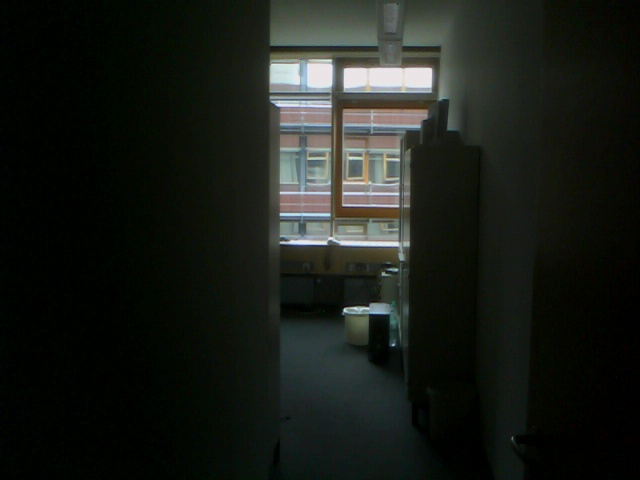
//> input picture 004-webcam_foto/01.jpg, 640 x 480 px
$ ./003 ../004-webcam_foto/01.jpg   (built with g++ and OpenCV 4)
//> lines starting //> are read from the running program, lines starting //| are printed output that depends on the picture
#include <iostream>
#include <cstdlib>

#include <opencv2/opencv.hpp>

using namespace std;
using namespace cv;


#define ORIGIN "original.jpg"
#define CHAN_B "chan_blue.jpg"
#define CHAN_G "chan_green.jpg"
#define CHAN_R "chan_red.jpg"

#define NUM_CHANS 3


int main(int argc, char *argv[])
{
	Mat src_img;
	char *src_path;

	Mat merged_chans;
	vector<Mat> channels(NUM_CHANS);

	if (argc != 2) {
		cout << "usage: ./" << argv[0] << " /path/to/src_img" << endl;
		return EXIT_FAILURE;
	}

	src_path = argv[1];
	src_img  = imread(src_path);
//> src_img is the input picture: 480 rows x 640 cols, CV_8UC3; mean B, G, R 24.1, 29.2, 25.5
	if (src_img.data == NULL) {
		cout << "Couldn't find or read src-img" << endl;
		return EXIT_FAILURE;
	}


	split(src_img, channels);
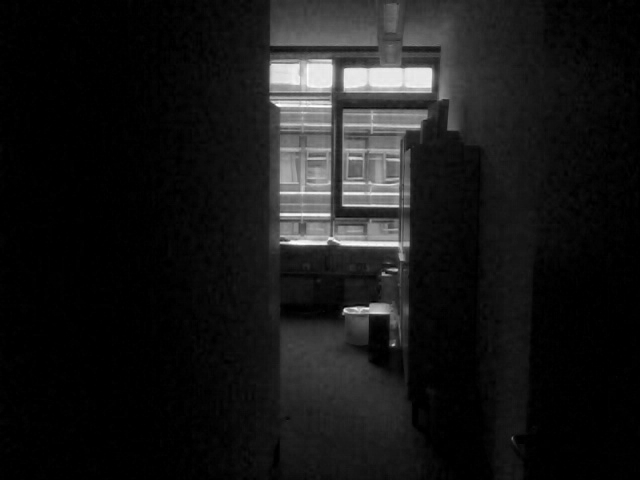
//> channels[0]: 480 rows x 640 cols, CV_8UC1; min 0, max 255, mean 24.1
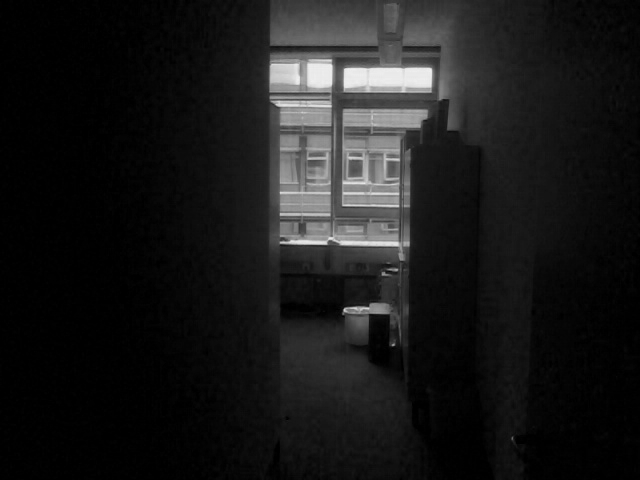
//> channels[2]: 480 rows x 640 cols, CV_8UC1; min 0, max 240, mean 25.5
	merge(channels, merged_chans);

	imwrite(ORIGIN, merged_chans);
	imwrite(CHAN_B, channels[0]);
	imwrite(CHAN_G, channels[1]);
	imwrite(CHAN_R, channels[2]);


	return EXIT_SUCCESS;
}

$ run again, on 004-webcam_foto/03.jpg
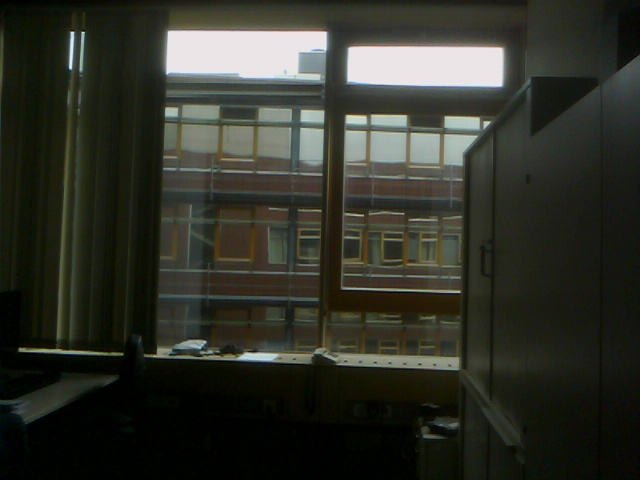
//> input picture 004-webcam_foto/03.jpg, 640 x 480 px
//> src_img is the input picture: 480 rows x 640 cols, CV_8UC3; mean B, G, R 41.3, 50.2, 48.5
//> `split(src_img, channels);`:
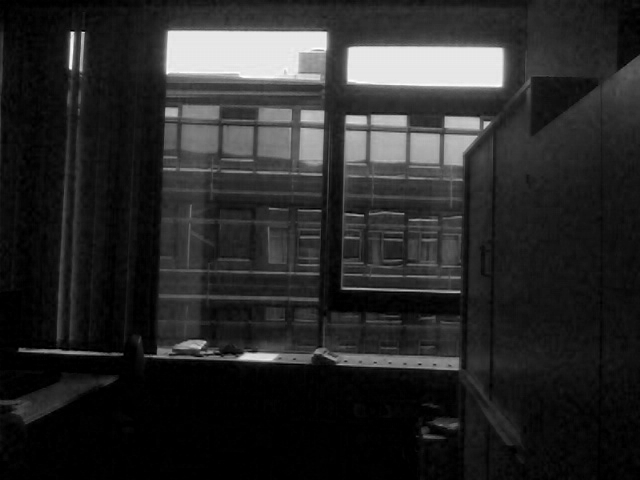
//> channels[0]: 480 rows x 640 cols, CV_8UC1; min 0, max 255, mean 41.3
//> `split(src_img, channels);`:
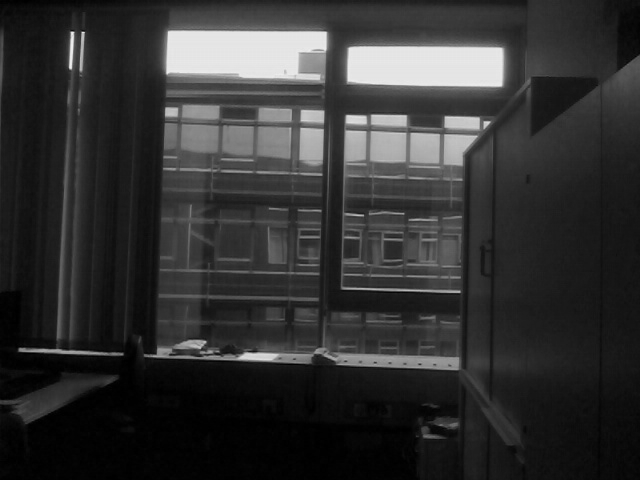
//> channels[1]: 480 rows x 640 cols, CV_8UC1; min 0, max 239, mean 50.2

$ run again, on 004-webcam_foto/04.jpg
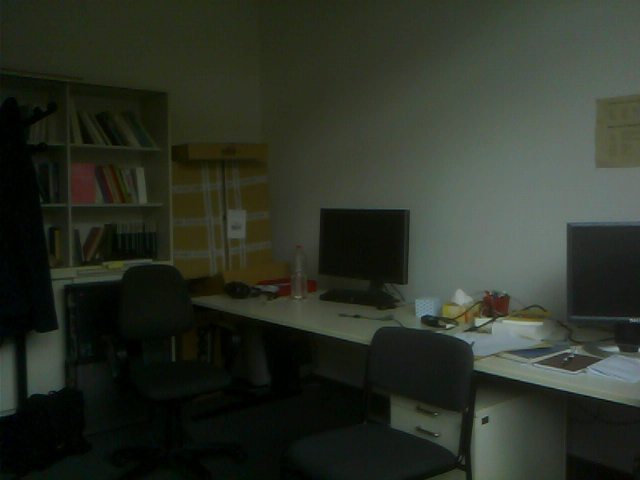
//> input picture 004-webcam_foto/04.jpg, 640 x 480 px
//> src_img is the input picture: 480 rows x 640 cols, CV_8UC3; mean B, G, R 39.3, 50.1, 44.3
//> `split(src_img, channels);`:
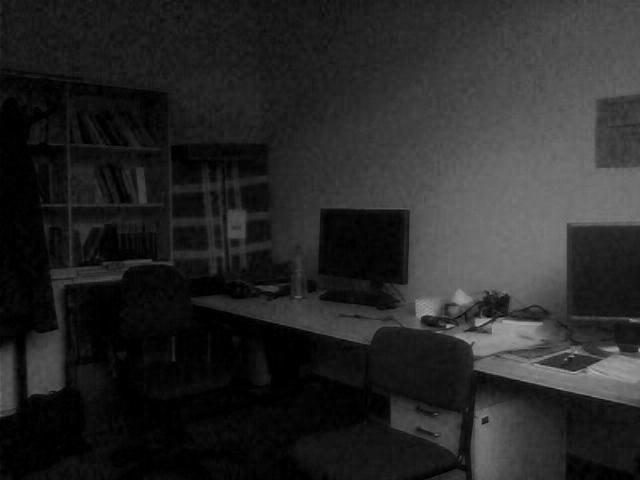
//> channels[0]: 480 rows x 640 cols, CV_8UC1; min 0, max 182, mean 39.3
//> `split(src_img, channels);`:
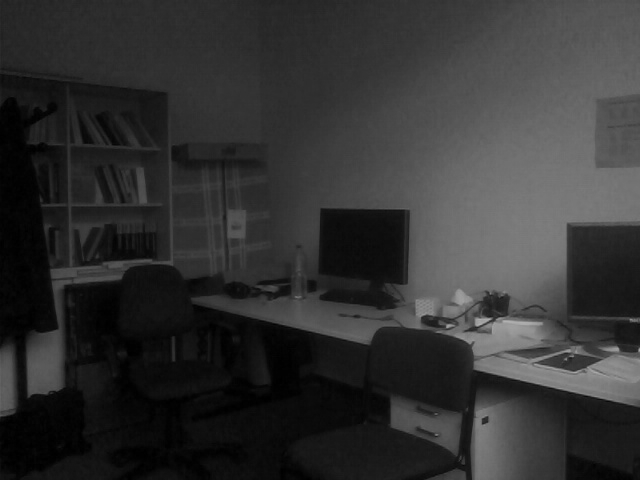
//> channels[1]: 480 rows x 640 cols, CV_8UC1; min 0, max 178, mean 50.1

$ run again, on 004-webcam_foto/05.jpg
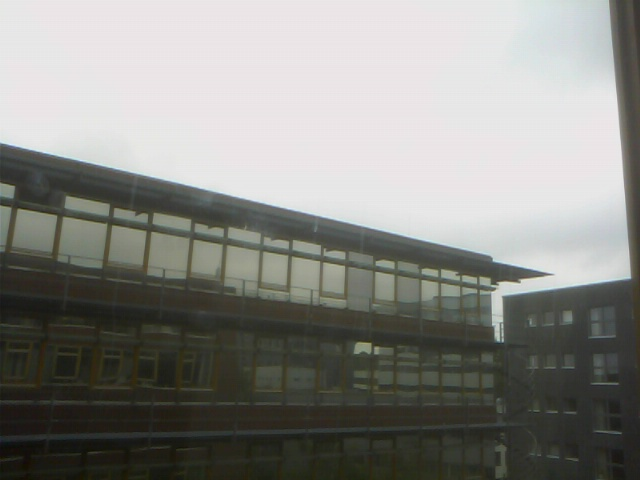
//> input picture 004-webcam_foto/05.jpg, 640 x 480 px
//> src_img is the input picture: 480 rows x 640 cols, CV_8UC3; mean B, G, R 132.1, 136.7, 136.7
//> `split(src_img, channels);`:
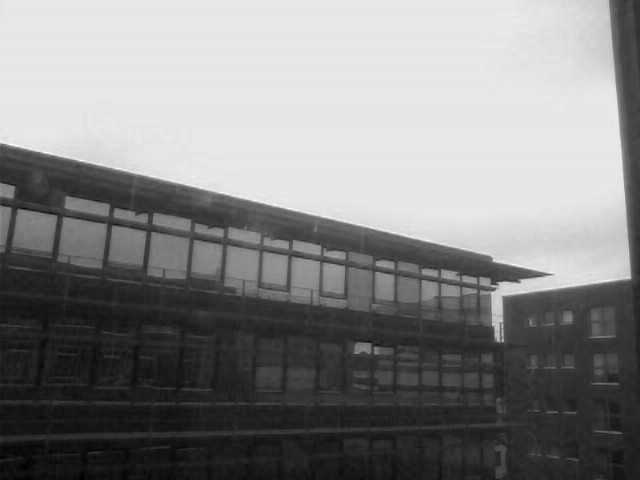
//> channels[0]: 480 rows x 640 cols, CV_8UC1; min 0, max 255, mean 132.1
//> `split(src_img, channels);`:
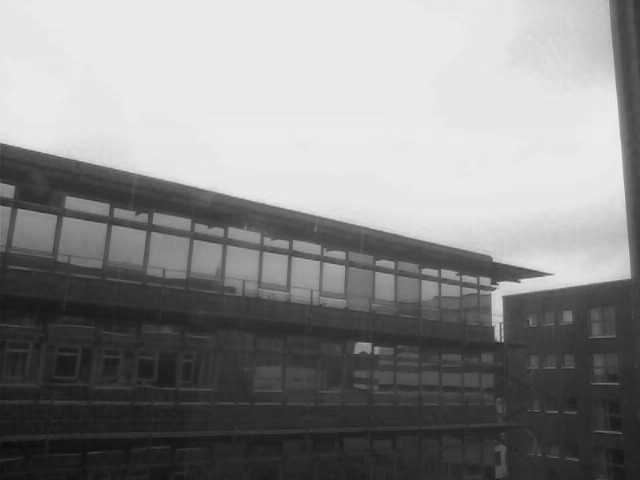
//> channels[2]: 480 rows x 640 cols, CV_8UC1; min 8, max 238, mean 136.7
